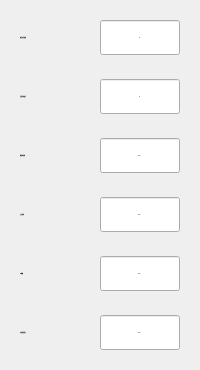
              <widget class="QGroupBox" name="groupBox_41">
               <property name="styleSheet">
                <string notr="true">QGroupBox {
    border: none
}
</string>
               </property>
               <property name="title">
                <string/>
               </property>
               <layout class="QVBoxLayout" name="verticalLayout_6">
                <item>
                 <widget class="QGroupBox" name="groupBox_42">
                  <property name="styleSheet">
                   <string notr="true">QGroupBox {
    border: none
}
</string>
                  </property>
                  <property name="title">
                   <string/>
                  </property>
                  <layout class="QHBoxLayout" name="horizontalLayout_33">
                   <item>
                    <widget class="QLabel" name="label_31">
                     <property name="font">
                      <font>
                       <family>Microsoft YaHei</family>
                       <pointsize>-1</pointsize>
                       <bold>true</bold>
                      </font>
                     </property>
                     <property name="text">
                      <string>电压变比设置</string>
                     </property>
                    </widget>
                   </item>
                   <item>
                    <widget class="QLineEdit" name="lineEdit_30">
                     <property name="sizePolicy">
                      <sizepolicy hsizetype="Fixed" vsizetype="Fixed">
                       <horstretch>0</horstretch>
                       <verstretch>0</verstretch>
                      </sizepolicy>
                     </property>
                     <property name="minimumSize">
                      <size>
                       <width>80</width>
                       <height>35</height>
                      </size>
                     </property>
                     <property name="maximumSize">
                      <size>
                       <width>80</width>
                       <height>35</height>
                      </size>
                     </property>
                     <property name="font">
                      <font>
                       <family>Microsoft YaHei</family>
                       <pointsize>-1</pointsize>
                      </font>
                     </property>
                     <property name="text">
                      <string>99</string>
                     </property>
                     <property name="alignment">
                      <set>Qt::AlignCenter</set>
                     </property>
                     <property name="readOnly">
                      <bool>true</bool>
                     </property>
                    </widget>
                   </item>
                  </layout>
                 </widget>
                </item>
                <item>
                 <widget class="QGroupBox" name="groupBox_43">
                  <property name="styleSheet">
                   <string notr="true">QGroupBox {
    border: none
}
</string>
                  </property>
                  <property name="title">
                   <string/>
                  </property>
                  <layout class="QHBoxLayout" name="horizontalLayout_34">
                   <item>
                    <widget class="QLabel" name="label_32">
                     <property name="font">
                      <font>
                       <family>Microsoft YaHei</family>
                       <pointsize>-1</pointsize>
                       <bold>true</bold>
                      </font>
                     </property>
                     <property name="text">
                      <string>反向充电限压</string>
                     </property>
                    </widget>
                   </item>
                   <item>
                    <widget class="QLineEdit" name="lineEdit_31">
                     <property name="sizePolicy">
                      <sizepolicy hsizetype="Fixed" vsizetype="Fixed">
                       <horstretch>0</horstretch>
                       <verstretch>0</verstretch>
                      </sizepolicy>
                     </property>
                     <property name="minimumSize">
                      <size>
                       <width>80</width>
                       <height>35</height>
                      </size>
                     </property>
                     <property name="maximumSize">
                      <size>
                       <width>80</width>
                       <height>35</height>
                      </size>
                     </property>
                     <property name="font">
                      <font>
                       <family>Microsoft YaHei</family>
                       <pointsize>-1</pointsize>
                      </font>
                     </property>
                     <property name="text">
                      <string>99</string>
                     </property>
                     <property name="alignment">
                      <set>Qt::AlignCenter</set>
                     </property>
                     <property name="readOnly">
                      <bool>true</bool>
                     </property>
                    </widget>
                   </item>
                  </layout>
                 </widget>
                </item>
                <item>
                 <widget class="QGroupBox" name="groupBox_44">
                  <property name="styleSheet">
                   <string notr="true">QGroupBox {
    border: none
}
</string>
                  </property>
                  <property name="title">
                   <string/>
                  </property>
                  <layout class="QHBoxLayout" name="horizontalLayout_35">
                   <item>
                    <widget class="QLabel" name="label_33">
                     <property name="font">
                      <font>
                       <family>Microsoft YaHei</family>
                       <pointsize>-1</pointsize>
                       <bold>true</bold>
                      </font>
                     </property>
                     <property name="text">
                      <string>单双向选择</string>
                     </property>
                    </widget>
                   </item>
                   <item>
                    <widget class="QLineEdit" name="lineEdit_32">
                     <property name="sizePolicy">
                      <sizepolicy hsizetype="Fixed" vsizetype="Fixed">
                       <horstretch>0</horstretch>
                       <verstretch>0</verstretch>
                      </sizepolicy>
                     </property>
                     <property name="minimumSize">
                      <size>
                       <width>80</width>
                       <height>35</height>
                      </size>
                     </property>
                     <property name="maximumSize">
                      <size>
                       <width>80</width>
                       <height>35</height>
                      </size>
                     </property>
                     <property name="font">
                      <font>
                       <family>Microsoft YaHei</family>
                       <pointsize>-1</pointsize>
                      </font>
                     </property>
                     <property name="text">
                      <string>999.9</string>
                     </property>
                     <property name="alignment">
                      <set>Qt::AlignCenter</set>
                     </property>
                    </widget>
                   </item>
                  </layout>
                 </widget>
                </item>
                <item>
                 <widget class="QGroupBox" name="groupBox_45">
                  <property name="styleSheet">
                   <string notr="true">QGroupBox {
    border: none
}
</string>
                  </property>
                  <property name="title">
                   <string/>
                  </property>
                  <layout class="QHBoxLayout" name="horizontalLayout_36">
                   <item>
                    <widget class="QLabel" name="label_34">
                     <property name="font">
                      <font>
                       <family>Microsoft YaHei</family>
                       <pointsize>-1</pointsize>
                       <bold>true</bold>
                      </font>
                     </property>
                     <property name="text">
                      <string>工作状态</string>
                     </property>
                    </widget>
                   </item>
                   <item>
                    <widget class="QLineEdit" name="lineEdit_33">
                     <property name="sizePolicy">
                      <sizepolicy hsizetype="Fixed" vsizetype="Fixed">
                       <horstretch>0</horstretch>
                       <verstretch>0</verstretch>
                      </sizepolicy>
                     </property>
                     <property name="minimumSize">
                      <size>
                       <width>80</width>
                       <height>35</height>
                      </size>
                     </property>
                     <property name="maximumSize">
                      <size>
                       <width>80</width>
                       <height>35</height>
                      </size>
                     </property>
                     <property name="font">
                      <font>
                       <family>Microsoft YaHei</family>
                       <pointsize>-1</pointsize>
                      </font>
                     </property>
                     <property name="text">
                      <string>999.9</string>
                     </property>
                     <property name="alignment">
                      <set>Qt::AlignCenter</set>
                     </property>
                     <property name="readOnly">
                      <bool>true</bool>
                     </property>
                    </widget>
                   </item>
                  </layout>
                 </widget>
                </item>
                <item>
                 <widget class="QGroupBox" name="groupBox_46">
                  <property name="styleSheet">
                   <string notr="true">QGroupBox {
    border: none
}
</string>
                  </property>
                  <property name="title">
                   <string/>
                  </property>
                  <layout class="QHBoxLayout" name="horizontalLayout_37">
                   <item>
                    <widget class="QLabel" name="label_35">
                     <property name="font">
                      <font>
                       <family>Microsoft YaHei</family>
                       <pointsize>-1</pointsize>
                       <bold>true</bold>
                      </font>
                     </property>
                     <property name="text">
                      <string>IO状态</string>
                     </property>
                    </widget>
                   </item>
                   <item>
                    <widget class="QLineEdit" name="lineEdit_34">
                     <property name="sizePolicy">
                      <sizepolicy hsizetype="Fixed" vsizetype="Fixed">
                       <horstretch>0</horstretch>
                       <verstretch>0</verstretch>
                      </sizepolicy>
                     </property>
                     <property name="minimumSize">
                      <size>
                       <width>80</width>
                       <height>35</height>
                      </size>
                     </property>
                     <property name="maximumSize">
                      <size>
                       <width>80</width>
                       <height>35</height>
                      </size>
                     </property>
                     <property name="font">
                      <font>
                       <family>Microsoft YaHei</family>
                       <pointsize>-1</pointsize>
                      </font>
                     </property>
                     <property name="text">
                      <string>999.9</string>
                     </property>
                     <property name="alignment">
                      <set>Qt::AlignCenter</set>
                     </property>
                     <property name="readOnly">
                      <bool>true</bool>
                     </property>
                    </widget>
                   </item>
                  </layout>
                 </widget>
                </item>
                <item>
                 <widget class="QGroupBox" name="groupBox_56">
                  <property name="styleSheet">
                   <string notr="true">QGroupBox {
    border: none
}
</string>
                  </property>
                  <property name="title">
                   <string/>
                  </property>
                  <layout class="QHBoxLayout" name="horizontalLayout_49">
                   <item>
                    <widget class="QLabel" name="label_44">
                     <property name="font">
                      <font>
                       <family>Microsoft YaHei</family>
                       <pointsize>-1</pointsize>
                       <bold>true</bold>
                      </font>
                     </property>
                     <property name="text">
                      <string>8位操作密码</string>
                     </property>
                    </widget>
                   </item>
                   <item>
                    <widget class="QLineEdit" name="lineEdit_46">
                     <property name="sizePolicy">
                      <sizepolicy hsizetype="Fixed" vsizetype="Fixed">
                       <horstretch>0</horstretch>
                       <verstretch>0</verstretch>
                      </sizepolicy>
                     </property>
                     <property name="minimumSize">
                      <size>
                       <width>80</width>
                       <height>35</height>
                      </size>
                     </property>
                     <property name="maximumSize">
                      <size>
                       <width>80</width>
                       <height>35</height>
                      </size>
                     </property>
                     <property name="font">
                      <font>
                       <family>Microsoft YaHei</family>
                       <pointsize>-1</pointsize>
                      </font>
                     </property>
                     <property name="text">
                      <string>999.9</string>
                     </property>
                     <property name="alignment">
                      <set>Qt::AlignCenter</set>
                     </property>
                    </widget>
                   </item>
                  </layout>
                 </widget>
                </item>
               </layout>
              </widget>
